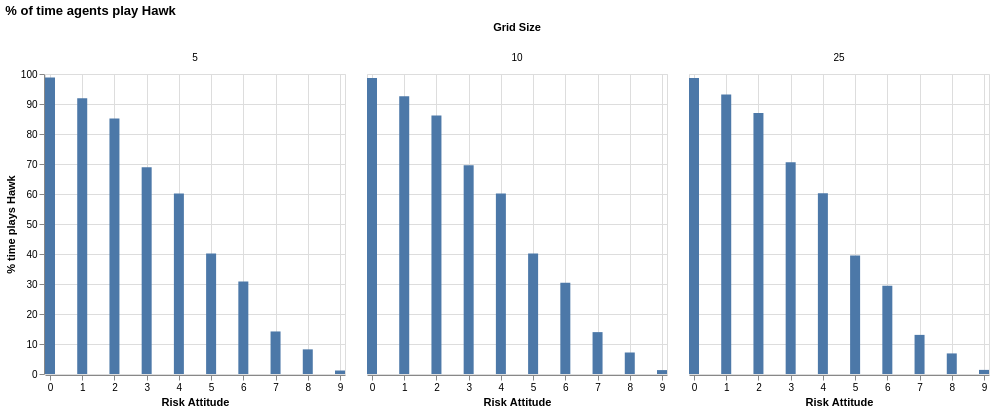

Source (notebook cell):
### Markdown cell above
#### Grid size

### Code cell
hawk_by_gridsize_riskattitude = (
    agent_df_params.group_by("grid_size", "risk_attitude")
         .agg(n_plays=pl.col("played_hawk").count(), n_plays_hawk=pl.col("played_hawk").sum())
    .with_columns(
        pct_plays_hawk=pl.col("n_plays_hawk").truediv(pl.col("n_plays")).mul(100)
    )
)

alt.Chart(hawk_by_gridsize_riskattitude).mark_bar(width=10).encode(
    x=alt.X("risk_attitude", title="Risk Attitude").scale(domain=[0, 9]),                                                          
    y=alt.Y("pct_plays_hawk", title="% time plays Hawk")
).facet(column=alt.Column("grid_size", title="Grid Size")).properties(title="% of time agents play Hawk")

### Figure 1 — Vega-Lite specification as saved in the notebook (floating-point values rounded to 4 significant figures)
{"config": {"view": {"continuousWidth": 300, "continuousHeight": 300}}, "data": {"name": "data-1b28f9dc457b2b847299f30e07d6409a"}, "facet": {"column": {"field": "grid_size", "title": "Grid Size", "type": "quantitative"}}, "spec": {"mark": {"type": "bar", "width": 10}, "encoding": {"x": {"field": "risk_attitude", "scale": {"domain": [0, 9]}, "title": "Risk Attitude", "type": "quantitative"}, "y": {"field": "pct_plays_hawk", "title": "% time plays Hawk", "type": "quantitative"}}}, "title": "% of time agents play Hawk", "$schema": "https://vega.github.io/schema/vega-lite/v6.4.1.json", "datasets": {"data-1b28f9dc457b2b847299f30e07d6409a": [{"grid_size": 5, "risk_attitude": 7, "n_plays": 474418, "n_plays_hawk": 67270, "pct_plays_hawk": 14.18}, {"grid_size": 5, "risk_attitude": 2, "n_plays": 480195, "n_plays_hawk": 408800, "pct_plays_hawk": 85.13}, {"grid_size": 25, "risk_attitude": 7, "n_plays": 10720043, "n_plays_hawk": 1397701, "pct_plays_hawk": 13.04}, {"grid_size": 25, "risk_attitude": 5, "n_plays": 14335975, "n_plays_hawk": 5665842, "pct_plays_hawk": 39.52}, {"grid_size": 10, "risk_attitude": 1, "n_plays": 1777074, "n_plays_hawk": 1645750, "pct_plays_hawk": 92.61}, {"grid_size": 10, "risk_attitude": 2, "n_plays": 1854737, "n_plays_hawk": 1597451, "pct_plays_hawk": 86.13}, {"grid_size": 5, "risk_attitude": 8, "n_plays": 461869, "n_plays_hawk": 37933, "pct_plays_hawk": 8.213}, {"grid_size": 25, "risk_attitude": 4, "n_plays": 14330094, "n_plays_hawk": 8636665, "pct_plays_hawk": 60.27}, {"grid_size": 10, "risk_attitude": 0, "n_plays": 1820687, "n_plays_hawk": 1796727, "pct_plays_hawk": 98.68}, {"grid_size": 5, "risk_attitude": 4, "n_plays": 645941, "n_plays_hawk": 388854, "pct_plays_hawk": 60.2}, {"grid_size": 5, "risk_attitude": 5, "n_plays": 648517, "n_plays_hawk": 260278, "pct_plays_hawk": 40.13}, {"grid_size": 25, "risk_attitude": 9, "n_plays": 10838570, "n_plays_hawk": 148817, "pct_plays_hawk": 1.373}, {"grid_size": 10, "risk_attitude": 4, "n_plays": 2591215, "n_plays_hawk": 1558380, "pct_plays_hawk": 60.14}, {"grid_size": 25, "risk_attitude": 0, "n_plays": 10936067, "n_plays_hawk": 10786805, "pct_plays_hawk": 98.64}, {"grid_size": 5, "risk_attitude": 1, "n_plays": 470218, "n_plays_hawk": 432035, "pct_plays_hawk": 91.88}, {"grid_size": 25, "risk_attitude": 8, "n_plays": 10446586, "n_plays_hawk": 716473, "pct_plays_hawk": 6.858}, {"grid_size": 5, "risk_attitude": 6, "n_plays": 553353, "n_plays_hawk": 170633, "pct_plays_hawk": 30.84}, {"grid_size": 5, "risk_attitude": 3, "n_plays": 561756, "n_plays_hawk": 387243, "pct_plays_hawk": 68.93}, {"grid_size": 10, "risk_attitude": 8, "n_plays": 1783946, "n_plays_hawk": 127867, "pct_plays_hawk": 7.168}, {"grid_size": 5, "risk_attitude": 0, "n_plays": 524057, "n_plays_hawk": 517958, "pct_plays_hawk": 98.84}, {"grid_size": 10, "risk_attitude": 3, "n_plays": 2216314, "n_plays_hawk": 1541776, "pct_plays_hawk": 69.56}, {"grid_size": 10, "risk_attitude": 9, "n_plays": 1815474, "n_plays_hawk": 23614, "pct_plays_hawk": 1.301}, {"grid_size": 25, "risk_attitude": 1, "n_plays": 10478749, "n_plays_hawk": 9760442, "pct_plays_hawk": 93.15}, {"grid_size": 10, "risk_attitude": 6, "n_plays": 2236290, "n_plays_hawk": 679322, "pct_plays_hawk": 30.38}, {"grid_size": 25, "risk_attitude": 6, "n_plays": 12419913, "n_plays_hawk": 3656317, "pct_plays_hawk": 29.44}, {"grid_size": 25, "risk_attitude": 2, "n_plays": 10763867, "n_plays_hawk": 9364853, "pct_plays_hawk": 87.0}, {"grid_size": 10, "risk_attitude": 7, "n_plays": 1863558, "n_plays_hawk": 260123, "pct_plays_hawk": 13.96}, {"grid_size": 25, "risk_attitude": 3, "n_plays": 12420761, "n_plays_hawk": 8764745, "pct_plays_hawk": 70.57}, {"grid_size": 5, "risk_attitude": 9, "n_plays": 492701, "n_plays_hawk": 5728, "pct_plays_hawk": 1.163}, {"grid_size": 10, "risk_attitude": 5, "n_plays": 2620805, "n_plays_hawk": 1053566, "pct_plays_hawk": 40.2}]}}
